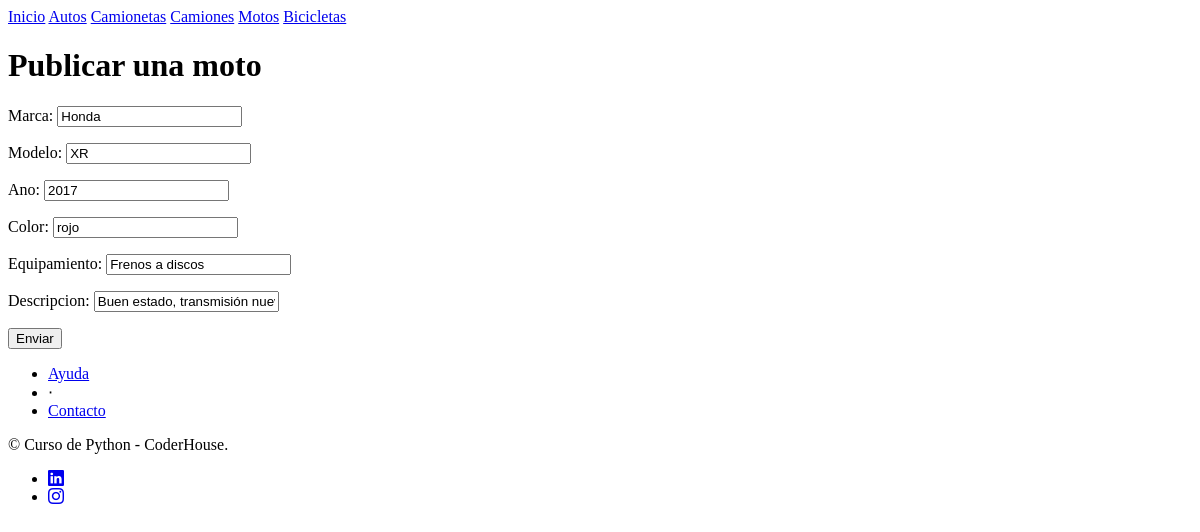
Page /listados/editar-motos/1/ on the earlier database version.
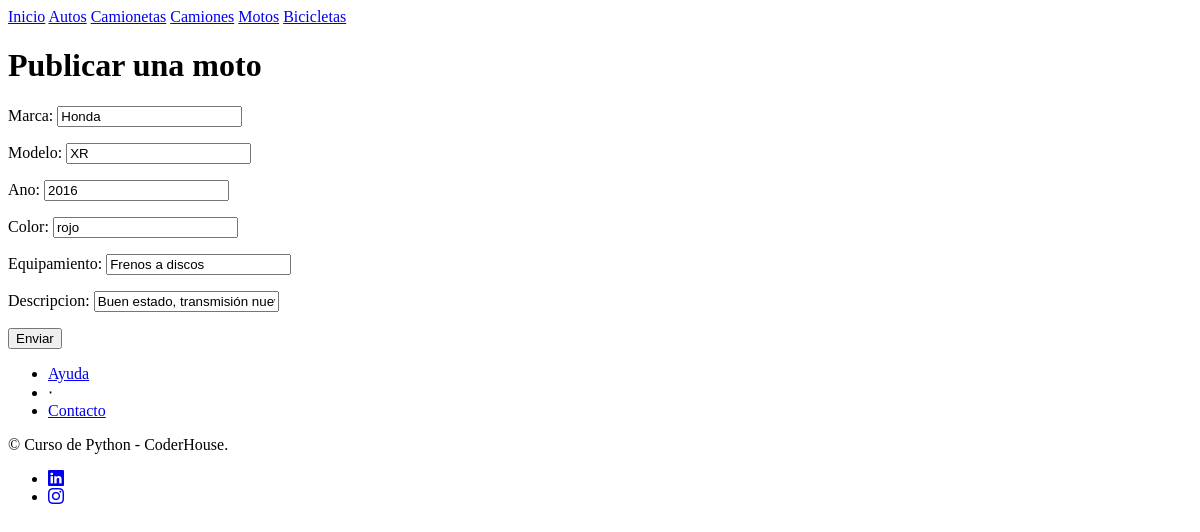
Same page on the later database version.
### app_preentrega/models.py (models this page shows, shortened)
class motos (models.Model):
    marca = models.CharField(max_length=50)
    modelo = models.CharField(max_length=50)
    ano = models.CharField(max_length=4)
    color = models.CharField(max_length=15)
    equipamiento = models.CharField(max_length=100)
    descripcion = models.CharField(max_length=200)

### app_preentrega/views.py (the view)
# urls.py: path('editar-motos/<int:id>/', editar_motos, name="editar_motos"),
def editar_motos (request, id):
    Vehiculo = motos.objects.get(id=id)
    if request.method == "POST":
        formulario = Formulario(request.POST)
        if formulario.is_valid():
            data = formulario.cleaned_data
            Vehiculo.marca = data ["marca"]
            Vehiculo.modelo = data ["modelo"]
            Vehiculo.ano = data ["ano"]
            Vehiculo.color = data ["color"]
            Vehiculo.equipamiento = data ["equipamiento"]
            Vehiculo.descripcion = data ["descripcion"]
            Vehiculo.save()
            url_exitosa = reverse('motos')
            return redirect(url_exitosa)
    else:
        inicial= {
            'marca' : Vehiculo.marca,
            'modelo' : Vehiculo.modelo,
            'ano' : Vehiculo.ano,
            'color' : Vehiculo.color,
            'equipamiento' : Vehiculo.equipamiento,
            'descripcion' : Vehiculo.descripcion
        }
        formulario = Formulario(initial=inicial)
    Http_response = render(
        request = request,
        template_name = 'pre_entrega/formulario_crear_motos.html',
        context={'formulario':formulario}
        )
    return Http_response

### app_preentrega/forms.py
class Formulario (forms.Form):
    marca = forms.CharField(required=True, max_length=50)
    modelo = forms.CharField(required=True, max_length=50)
    ano = forms.IntegerField(required=True, max_value=9999)
    color = forms.CharField(required=True, max_length=15)
    equipamiento = forms.CharField(required=True, max_length=100)
    descripcion = forms.CharField(required=True, max_length=200)

### app_preentrega/templates/pre_entrega/formulario_crear_motos.html (shortened to what this page needs)
{% extends "pre_entrega/base.html" %}
{% block contenido %}
<h1>Publicar una moto</h1>
<form method="POST">
    {{ formulario.as_p }}
    <input type="submit" value = "Enviar">
</form>
{% endblock contenido %}

Differences in the rows shown:
changed motos "Honda": ano "2017" → "2016"
